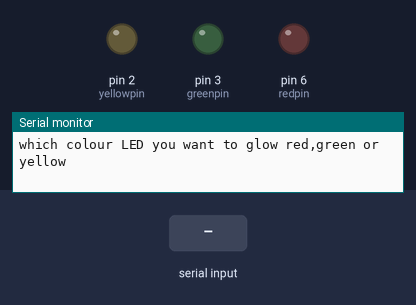
Simulated run of this sketch. Board: Arduino Uno, built with avr-gcc and run on an emulated ATmega328P. Shown: output pins drawn as LEDs (lit = HIGH), the last lines printed to the serial monitor. The inputs (shaded band) are chosen by the test bench.

Above: at 1.2 s.
1.3 s: "red" received over Serial
At 2.7 s:
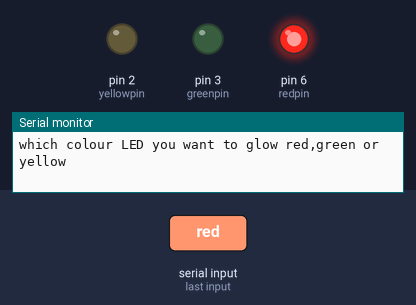
3.8 s: "green" received over Serial
At 5.8 s:
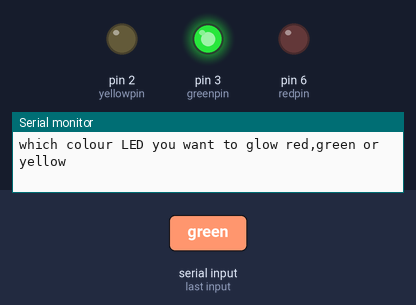
6.3 s: "yellow" received over Serial
At 7.8 s:
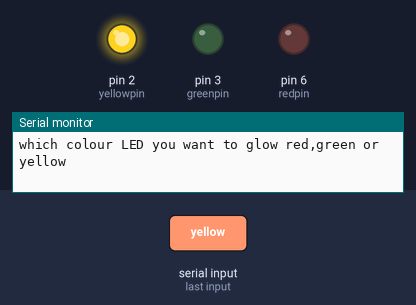
Timing chart, 0 to 9.3 s (numbered marks = the images above; inputs shaded):
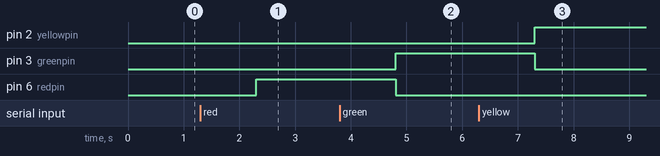

Measured:
- after the input at 1.3 s, pin 6 (redpin): LOW → HIGH after 1.0 s
- after the input at 3.8 s, pin 3 (greenpin): LOW → HIGH after 1.0 s; pin 6 (redpin): HIGH → LOW after 1.0 s
- after the input at 6.3 s, pin 2 (yellowpin): LOW → HIGH after 1.0 s; pin 3 (greenpin): HIGH → LOW after 1.0 s

The sketch:

LED_ON_BY_Serial_monitor_2.ino
```cpp
String colour;
String msg ="which colour LED you want to glow red,green or yellow";
String msg2 = "LED IS ON";
int redpin = 6;
int greenpin = 3;
int yellowpin =2;
int dt= 500;

void setup() {
  // put your setup code here, to run once:
Serial.begin(9600);
pinMode(redpin,OUTPUT);
pinMode(greenpin,OUTPUT);
pinMode(yellowpin ,OUTPUT);

}

void loop() {
  // put your main code here, to run repeatedly:
Serial.println(msg);
while(Serial.available()==0){

}
colour = Serial.readString();
if (colour == "red"){
  digitalWrite(6,HIGH);
  digitalWrite(greenpin,LOW);
  digitalWrite(yellowpin,LOW);
}

if (colour == "green"){
  digitalWrite(greenpin,HIGH);
  digitalWrite(yellowpin,LOW);
  digitalWrite(redpin,LOW);
}
if (colour == "yellow"){
  digitalWrite(yellowpin,HIGH);
  digitalWrite(redpin,LOW);
  digitalWrite(greenpin,LOW);
}

}
```
